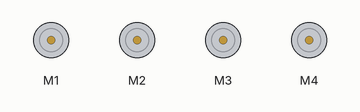
Bench run of a sketch on a simulated Arduino Uno, built with avr-gcc and run on an emulated ATmega328P. Parts: 4 × DC motor (green arrow = forward, orange = backward, longer = faster). What the sketch prints to the serial monitor is not drawn.

Above: at 10.7 s.
Timing chart, 0 to 14.6 s (numbered marks = the images above):
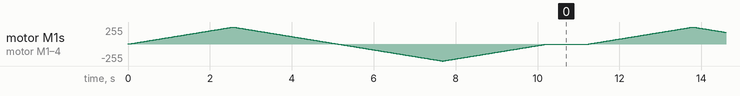

The sketch:

DCMotorTest1.ino
```cpp
/*
This is a test sketch for the Adafruit assembled Motor Shield for Arduino v2
It won't work with v1.x motor shields! Only for the v2's with built in PWM
control

For use with the Adafruit Motor Shield v2
---->	http://www.adafruit.com/products/1438
*/

#include <Wire.h>
#include <Adafruit_MotorShield.h>
#include "utility/Adafruit_MS_PWMServoDriver.h"

// Create the motor shield object with the default I2C address
Adafruit_MotorShield AFMS = Adafruit_MotorShield();
// Or, create it with a different I2C address (say for stacking)
// Adafruit_MotorShield AFMS = Adafruit_MotorShield(0x61);

// Select which 'port' M1, M2, M3 or M4. In this case, M1
Adafruit_DCMotor *myMotor1 = AFMS.getMotor(1);
Adafruit_DCMotor *myMotor2 = AFMS.getMotor(2);
Adafruit_DCMotor *myMotor3 = AFMS.getMotor(3);
Adafruit_DCMotor *myMotor4 = AFMS.getMotor(4);
// You can also make another motor on port M2
//Adafruit_DCMotor *myOtherMotor = AFMS.getMotor(2);

void setup() {
  Serial.begin(9600);           // set up Serial library at 9600 bps
  Serial.println("Adafruit Motorshield v2 - DC Motor test!");

  AFMS.begin();  // create with the default frequency 1.6KHz
  //AFMS.begin(1000);  // OR with a different frequency, say 1KHz

  // Set the speed to start, from 0 (off) to 255 (max speed)
  myMotor1->setSpeed(150);
  myMotor1->run(FORWARD);
  myMotor2->setSpeed(150);
  myMotor2->run(FORWARD);
  myMotor3->setSpeed(150);
  myMotor3->run(FORWARD);
  myMotor4->setSpeed(150);
  myMotor4->run(FORWARD);
  // turn on motor
  myMotor1->run(RELEASE);
  myMotor2->run(RELEASE);
  myMotor3->run(RELEASE);
  myMotor4->run(RELEASE);
}

void loop() {
  uint8_t i;

  Serial.print("tick");

  myMotor1->run(FORWARD);
  myMotor2->run(FORWARD);
  myMotor3->run(FORWARD);
  myMotor4->run(FORWARD);
  for (i=0; i<255; i++) {
    myMotor1->setSpeed(i);
    myMotor2->setSpeed(i);
    myMotor3->setSpeed(i);
    myMotor4->setSpeed(i);
    delay(10);
  }
  for (i=255; i!=0; i--) {
    myMotor1->setSpeed(i);
    myMotor2->setSpeed(i);
    myMotor3->setSpeed(i);
    myMotor4->setSpeed(i);
    delay(10);
  }

  Serial.print("tock");

  myMotor1->run(BACKWARD);
  myMotor2->run(BACKWARD);
  myMotor3->run(BACKWARD);
  myMotor4->run(BACKWARD);
  for (i=0; i<255; i++) {
    myMotor1->setSpeed(i);
    myMotor2->setSpeed(i);
    myMotor3->setSpeed(i);
    myMotor4->setSpeed(i);
    delay(10);
  }
  for (i=255; i!=0; i--) {
    myMotor1->setSpeed(i);
    myMotor2->setSpeed(i);
    myMotor3->setSpeed(i);
    myMotor4->setSpeed(i);
    delay(10);
  }

  Serial.print("tech");
  myMotor1->run(RELEASE);
  myMotor2->run(RELEASE);
  myMotor3->run(RELEASE);
  myMotor4->run(RELEASE);
  delay(1000);
}
```
